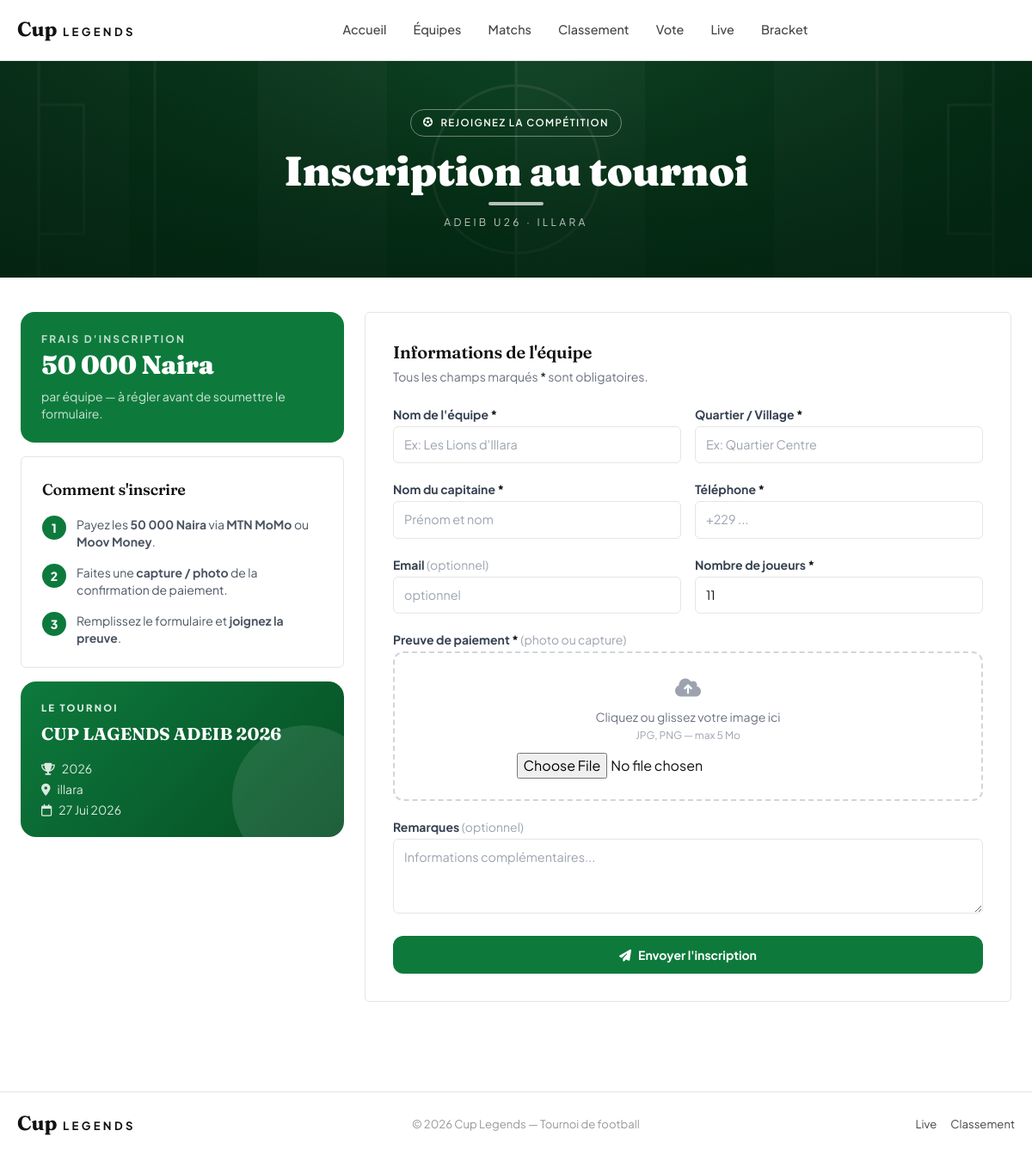
Page /inscription/ on the committed database.
### tournament/models.py (models this page shows, shortened)
class Tournament(models.Model):
    name = models.CharField(max_length=200, default='Cup Legends')
    edition = models.CharField(max_length=100, blank=True)
    start_date = models.DateField(null=True, blank=True)
    end_date = models.DateField(null=True, blank=True)
    location = models.CharField(max_length=200, blank=True)
    description = models.TextField(blank=True)
    logo = models.ImageField(upload_to='tournament/', blank=True, null=True)
    is_active = models.BooleanField(default=True)
    class Meta:
        verbose_name = 'Tournoi'

### tournament/views.py (the view)
# urls.py: path('inscription/', views.register_team, name='register_team'),
def register_team(request):
    tournament = get_active_tournament()
    if request.method == 'POST':
        form = TeamRegistrationForm(request.POST, request.FILES)
        if form.is_valid():
            form.save()
            return redirect('register_team_success')
    else:
        form = TeamRegistrationForm()
    return render(request, 'tournament/register_team.html', {
        'form': form,
        'tournament': tournament,
    })

### tournament/forms.py
class TeamRegistrationForm(forms.ModelForm):
    class Meta:
        model = TeamRegistration
        fields = ['team_name', 'captain_name', 'phone', 'email', 'neighborhood', 'player_count', 'payment_proof', 'notes']
        widgets = {
            'team_name':    forms.TextInput(attrs={'class': 'form-input', 'placeholder': 'Ex: Les Lions d\'Illara'}),
            'captain_name': forms.TextInput(attrs={'class': 'form-input', 'placeholder': 'Prénom et nom'}),
            'phone':        forms.TextInput(attrs={'class': 'form-input', 'placeholder': '+229 ...'}),
            'email':        forms.EmailInput(attrs={'class': 'form-input', 'placeholder': 'optionnel'}),
            'neighborhood': forms.TextInput(attrs={'class': 'form-input', 'placeholder': 'Ex: Quartier Centre'}),
            'player_count': forms.NumberInput(attrs={'class': 'form-input', 'min': 7, 'max': 18}),
            'notes':        forms.Textarea(attrs={'class': 'form-input', 'rows': 3, 'placeholder': 'Informations complémentaires...'}),
        }

### tournament/context_processors.py (called while the page is built)
def active_tournament(request):
    today = timezone.localdate()
    active = Tournament.objects.filter(is_active=True)
    tournament = active.filter(
        start_date__isnull=False,
        end_date__isnull=False,
        start_date__lte=today,
        end_date__gte=today,
    ).order_by('start_date').first()
    if tournament is None:
        tournament = active.filter(
            start_date__isnull=False,
            start_date__gte=today,
        ).order_by('start_date').first()
    if tournament is None:
        tournament = active.order_by('-start_date', '-id').first()
    return {'tournament': tournament}

### tournament/views.py (called while the page is built)
def get_active_tournament():
    today = timezone.localdate()
    active = Tournament.objects.filter(is_active=True)
    ongoing = active.filter(
        start_date__isnull=False,
        end_date__isnull=False,
        start_date__lte=today,
        end_date__gte=today,
    ).order_by('start_date').first()
    if ongoing:
        return ongoing
    upcoming = active.filter(
        start_date__isnull=False,
        start_date__gte=today,
    ).order_by('start_date').first()
    if upcoming:
        return upcoming
    return active.order_by('-start_date', '-id').first()

### templates/tournament/register_team.html (shortened to what this page needs)
{% extends "base.html" %}
{% load static %}
{% block content %}
{% include "_page_hero.html" with title="Inscription au tournoi" eyebrow="Rejoignez la compétition" %}
<div class="page-shell-wide px-1 py-10">
  <div class="grid gap-6 lg:grid-cols-[1fr_2fr]">
    <aside class="space-y-4 lg:sticky lg:top-24 self-start">
      <div class="bg-pitch rounded-2xl p-6 text-white">
        <div class="text-xs font-bold uppercase tracking-[0.18em] text-white/75">Frais d'inscription</div>
        <div class="font-heading mt-1 text-3xl font-black">50 000 Naira</div>
        <p class="mt-2 text-sm text-white/80">par équipe — à régler avant de soumettre le formulaire.</p>
      </div>
      <div class="site-card p-6">
        <h2 class="section-title text-lg">Comment s'inscrire</h2>
        <ol class="mt-4 space-y-4">
          <li class="flex gap-3">
            <span class="bg-pitch flex h-7 w-7 shrink-0 items-center justify-center rounded-full text-sm font-black text-white">1</span>
            <p class="text-sm text-gray-600">Payez les <strong>50 000 Naira</strong> via <strong>MTN MoMo</strong> ou <strong>Moov Money</strong>.</p>
          </li>
          <li class="flex gap-3">
            <span class="bg-pitch flex h-7 w-7 shrink-0 items-center justify-center rounded-full text-sm font-black text-white">2</span>
            <p class="text-sm text-gray-600">Faites une <strong>capture / photo</strong> de la confirmation de paiement.</p>
          </li>
          <li class="flex gap-3">
            <span class="bg-pitch flex h-7 w-7 shrink-0 items-center justify-center rounded-full text-sm font-black text-white">3</span>
            <p class="text-sm text-gray-600">Remplissez le formulaire et <strong>joignez la preuve</strong>.</p>
          </li>
        </ol>
      </div>
      <div class="poster poster-scorer has-shadow">
        <div>
          <div class="poster-eyebrow">Le tournoi</div>
          <div class="poster-name mt-2 text-xl">
            {% if tournament %}{{ tournament.name }}{% else %}ADEIB U26{% endif %}
          </div>
        </div>
        <div class="mt-4 space-y-1 text-sm text-white/85">
          {% if tournament.edition %}<div><i class="fas fa-trophy mr-2"></i>{{ tournament.edition }}</div>{% endif %}
          {% if tournament.location %}<div><i class="fas fa-location-dot mr-2"></i>{{ tournament.location }}</div>{% endif %}
          {% if tournament.start_date %}<div><i class="far fa-calendar mr-2"></i>{{ tournament.start_date|date:"d M Y" }}</div>{% endif %}
        </div>
      </div>
    </aside>
    <div class="site-card has-shadow-sm p-6 md:p-8">
      <h2 class="section-title text-xl">Informations de l'équipe</h2>
      <p class="mt-1 text-sm text-gray-500">Tous les champs marqués <span class="text-red-500">*</span> sont obligatoires.</p>
      <form method="post" enctype="multipart/form-data" class="mt-6 space-y-5">
        <div class="grid gap-4 sm:grid-cols-2">
          <div>
            <label class="mb-1 block text-sm font-bold text-gray-700">Nom de l'équipe <span class="text-red-500">*</span></label>
            {{ form.team_name }}
          </div>
          <div>
            <label class="mb-1 block text-sm font-bold text-gray-700">Quartier / Village <span class="text-red-500">*</span></label>
            {{ form.neighborhood }}
          </div>
        </div>
        <div class="grid gap-4 sm:grid-cols-2">
          <div>
            <label class="mb-1 block text-sm font-bold text-gray-700">Nom du capitaine <span class="text-red-500">*</span></label>
            {{ form.captain_name }}
          </div>
          <div>
            <label class="mb-1 block text-sm font-bold text-gray-700">Téléphone <span class="text-red-500">*</span></label>
            {{ form.phone }}
          </div>
        </div>
        <div class="grid gap-4 sm:grid-cols-2">
          <div>
            <label class="mb-1 block text-sm font-bold text-gray-700">Email <span class="font-normal text-gray-400">(optionnel)</span></label>
            {{ form.email }}
          </div>
          <div>
            <label class="mb-1 block text-sm font-bold text-gray-700">Nombre de joueurs <span class="text-red-500">*</span></label>
            {{ form.player_count }}
          </div>
        </div>
        <div>
          <label class="mb-1 block text-sm font-bold text-gray-700">
            Preuve de paiement <span class="text-red-500">*</span>
            <span class="font-normal text-gray-400">(photo ou capture)</span>
          </label>
          <div id="dropZone" class="cursor-pointer rounded-xl border-2 border-dashed border-gray-300 p-6 text-center transition-colors hover:border-[#0d7a3c]">
            <i class="fas fa-cloud-upload-alt mb-2 block text-2xl text-gray-400"></i>
            <p class="text-sm text-gray-500">Cliquez ou glissez votre image ici</p>
            <p class="mt-1 text-xs text-gray-400">JPG, PNG — max 5 Mo</p>
            <div class="mt-3">{{ form.payment_proof }}</div>
          </div>
        </div>
        <div>
          <label class="mb-1 block text-sm font-bold text-gray-700">Remarques <span class="font-normal text-gray-400">(optionnel)</span></label>
          {{ form.notes }}
        </div>
        <button type="submit" class="bg-pitch w-full rounded-xl py-3 text-sm font-bold text-white transition-opacity hover:opacity-90">
          <i class="fas fa-paper-plane mr-2"></i>Envoyer l'inscription
        </button>
      </form>
    </div>
  </div>
</div>
{% endblock %}

### static/css/main.css (style rules this page uses)
:root { --color-bg: #FFFFFF; --color-fg: #111111; --color-soft: #F5F5F5; --color-line: #E5E5E5; --color-muted: #999999; --color-dim: #444444; --font-display: 'Fraunces', Georgia, serif; --font-body: 'Plus Jakarta Sans', system-ui, sans-serif; --radius: 6px; }
* { box-shadow: none !important; text-shadow: none !important; }
*, *::before, *::after { background-image: none !important; }
* { font-family: var(--font-body); }
body { color: var(--color-fg); background: var(--color-bg) !important; font-family: var(--font-body); -webkit-font-smoothing: antialiased; margin: 0; }
h1, h2, h3, h4, h5, h6, .font-display, .font-heading, .logo, .score, .section-title { font-family: var(--font-display) !important; letter-spacing: -0.01em; }
.page-shell-wide { width: min(1600px, calc(100% - 2.5rem)); margin: 0 auto; }
.site-card, .soft-card { background: var(--color-bg); border: 1px solid var(--color-line); border-radius: var(--radius); }
.section-title { font-size: 1.35rem; font-weight: 600; color: var(--color-fg); }
input, select, textarea { font-family: var(--font-body) !important; }
.form-input, input[type="text"], input[type="email"], input[type="url"], input[type="number"], input[type="date"], input[type="time"], input[type="datetime-local"], input[type="password"], select, textarea { width: 100%; border: 1px solid var(--color-line); border-radius: var(--radius); padding: 10px 12px; font-size: .9rem; background: #fff; color: var(--color-fg); outline: none; transition: border-color .15s; }
label { font-weight: 600; font-size: .85rem; }
[class*="text-red-500"], [class*="text-red-600"], [class*="text-red-700"], [class*="text-red-800"], [class*="text-green-600"], [class*="text-green-700"], [class*="text-green-800"], [class*="text-green-900"], [class*="text-blue-600"], [class*="text-blue-700"], [class*="text-blue-900"], [class*="text-amber-600"], [class*="text-amber-700"], [class*="text-amber-800"], [class*="text-amber-900"], [class*="text-yellow-700"], [class*="text-yellow-800"], [class*="text-orange-600"], [class*="text-orange-700"] { color: var(--color-fg) !important; }
:root { --pitch: #0d7a3c; --pitch-dark: #064d24; --gold: #e7b84b; }
.has-shadow { box-shadow: none !important; }
.has-shadow-sm { box-shadow: none !important; }
.bg-pitch { background: var(--pitch) !important; color:#fff; }
.poster { position: relative; overflow: hidden; border-radius: 18px; color:#fff; padding: 1.4rem 1.5rem; min-height: 170px; display:flex; flex-direction:column; justify-content:space-between; }
.poster::after { content:''; position:absolute; right:-40px; bottom:-40px; width:170px; height:170px; border-radius:50%; background: rgba(255,255,255,.10) !important; pointer-events:none; }
.poster-scorer { background: linear-gradient(135deg,#0d7a3c,#064d24) !important; }
.poster-eyebrow { font-size:.7rem; font-weight:800; letter-spacing:.2em; text-transform:uppercase; opacity:.85; }
.poster-name { font-family: var(--font-display); font-weight:700; font-size:1.55rem; line-height:1.05; }

### rows in the picture
Tournament: name "CUP LAGENDS ADEIB 2026", edition "2026", location "illara", start_date "27 Jui 2026"

### other values in the picture
{{ eyebrow }} "REJOIGNEZ LA COMPÉTITION"
{{ title }} "Inscription au tournoi"
{{ subtitle|default:"ADEIB U26 · Illara" }} "ADEIB U26 · ILLARA"
